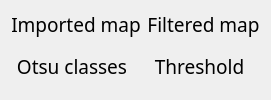
        <widget class="QWidget" name="layoutWidget">
         <layout class="QVBoxLayout" name="verticalLayout_8">
          <item>
           <layout class="QHBoxLayout" name="horizontalLayout_5">
            <item>
             <layout class="QVBoxLayout" name="verticalLayout">
              <item>
               <widget class="QLabel" name="label_CurrentStack">
                <property name="sizePolicy">
                 <sizepolicy hsizetype="MinimumExpanding" vsizetype="Preferred">
                  <horstretch>0</horstretch>
                  <verstretch>0</verstretch>
                 </sizepolicy>
                </property>
                <property name="minimumSize">
                 <size>
                  <width>112</width>
                  <height>0</height>
                 </size>
                </property>
                <property name="palette">
                 <palette>
                  <active>
                   <colorrole role="WindowText">
                    <brush brushstyle="SolidPattern">
                     <color alpha="255">
                      <red>0</red>
                      <green>0</green>
                      <blue>0</blue>
                     </color>
                    </brush>
                   </colorrole>
                   <colorrole role="Button">
                    <brush brushstyle="SolidPattern">
                     <color alpha="255">
                      <red>253</red>
                      <green>249</green>
                      <blue>248</blue>
                     </color>
                    </brush>
                   </colorrole>
                   <colorrole role="Text">
                    <brush brushstyle="SolidPattern">
                     <color alpha="255">
                      <red>0</red>
                      <green>0</green>
                      <blue>0</blue>
                     </color>
                    </brush>
                   </colorrole>
                   <colorrole role="ButtonText">
                    <brush brushstyle="SolidPattern">
                     <color alpha="255">
                      <red>0</red>
                      <green>0</green>
                      <blue>0</blue>
                     </color>
                    </brush>
                   </colorrole>
                   <colorrole role="Base">
                    <brush brushstyle="SolidPattern">
                     <color alpha="255">
                      <red>253</red>
                      <green>249</green>
                      <blue>248</blue>
                     </color>
                    </brush>
                   </colorrole>
                   <colorrole role="Window">
                    <brush brushstyle="SolidPattern">
                     <color alpha="255">
                      <red>253</red>
                      <green>249</green>
                      <blue>248</blue>
                     </color>
                    </brush>
                   </colorrole>
                  </active>
                  <inactive>
                   <colorrole role="WindowText">
                    <brush brushstyle="SolidPattern">
                     <color alpha="255">
                      <red>0</red>
                      <green>0</green>
                      <blue>0</blue>
                     </color>
                    </brush>
                   </colorrole>
                   <colorrole role="Button">
                    <brush brushstyle="SolidPattern">
                     <color alpha="255">
                      <red>253</red>
                      <green>249</green>
                      <blue>248</blue>
                     </color>
                    </brush>
                   </colorrole>
                   <colorrole role="Text">
                    <brush brushstyle="SolidPattern">
                     <color alpha="255">
                      <red>0</red>
                      <green>0</green>
                      <blue>0</blue>
                     </color>
                    </brush>
                   </colorrole>
                   <colorrole role="ButtonText">
                    <brush brushstyle="SolidPattern">
                     <color alpha="255">
                      <red>0</red>
                      <green>0</green>
                      <blue>0</blue>
                     </color>
                    </brush>
                   </colorrole>
                   <colorrole role="Base">
                    <brush brushstyle="SolidPattern">
                     <color alpha="255">
                      <red>253</red>
                      <green>249</green>
                      <blue>248</blue>
                     </color>
                    </brush>
                   </colorrole>
                   <colorrole role="Window">
                    <brush brushstyle="SolidPattern">
                     <color alpha="255">
                      <red>253</red>
                      <green>249</green>
                      <blue>248</blue>
                     </color>
                    </brush>
                   </colorrole>
                  </inactive>
                  <disabled>
                   <colorrole role="WindowText">
                    <brush brushstyle="SolidPattern">
                     <color alpha="255">
                      <red>0</red>
                      <green>0</green>
                      <blue>0</blue>
                     </color>
                    </brush>
                   </colorrole>
                   <colorrole role="Button">
                    <brush brushstyle="SolidPattern">
                     <color alpha="255">
                      <red>253</red>
                      <green>249</green>
                      <blue>248</blue>
                     </color>
                    </brush>
                   </colorrole>
                   <colorrole role="Text">
                    <brush brushstyle="SolidPattern">
                     <color alpha="255">
                      <red>0</red>
                      <green>0</green>
                      <blue>0</blue>
                     </color>
                    </brush>
                   </colorrole>
                   <colorrole role="ButtonText">
                    <brush brushstyle="SolidPattern">
                     <color alpha="255">
                      <red>0</red>
                      <green>0</green>
                      <blue>0</blue>
                     </color>
                    </brush>
                   </colorrole>
                   <colorrole role="Base">
                    <brush brushstyle="SolidPattern">
                     <color alpha="255">
                      <red>253</red>
                      <green>249</green>
                      <blue>248</blue>
                     </color>
                    </brush>
                   </colorrole>
                   <colorrole role="Window">
                    <brush brushstyle="SolidPattern">
                     <color alpha="255">
                      <red>253</red>
                      <green>249</green>
                      <blue>248</blue>
                     </color>
                    </brush>
                   </colorrole>
                  </disabled>
                 </palette>
                </property>
                <property name="font">
                 <font>
                  <family>Noto Sans Cond</family>
                  <pointsize>14</pointsize>
                  <weight>50</weight>
                  <italic>false</italic>
                  <bold>false</bold>
                 </font>
                </property>
                <property name="styleSheet">
                 <string notr="true"/>
                </property>
                <property name="lineWidth">
                 <number>1</number>
                </property>
                <property name="midLineWidth">
                 <number>0</number>
                </property>
                <property name="text">
                 <string>Imported map</string>
                </property>
                <property name="scaledContents">
                 <bool>false</bool>
                </property>
                <property name="alignment">
                 <set>Qt::AlignCenter</set>
                </property>
               </widget>
              </item>
              <item>
               <widget class="ImageView" name="KADSeries" native="true">
                <property name="sizePolicy">
                 <sizepolicy hsizetype="MinimumExpanding" vsizetype="Preferred">
                  <horstretch>0</horstretch>
                  <verstretch>0</verstretch>
                 </sizepolicy>
                </property>
               </widget>
              </item>
             </layout>
            </item>
            <item>
             <layout class="QVBoxLayout" name="verticalLayout_2">
              <item>
               <widget class="QLabel" name="label_CurrentStack_2">
                <property name="sizePolicy">
                 <sizepolicy hsizetype="MinimumExpanding" vsizetype="Preferred">
                  <horstretch>0</horstretch>
                  <verstretch>0</verstretch>
                 </sizepolicy>
                </property>
                <property name="minimumSize">
                 <size>
                  <width>112</width>
                  <height>0</height>
                 </size>
                </property>
                <property name="palette">
                 <palette>
                  <active>
                   <colorrole role="WindowText">
                    <brush brushstyle="SolidPattern">
                     <color alpha="255">
                      <red>0</red>
                      <green>0</green>
                      <blue>0</blue>
                     </color>
                    </brush>
                   </colorrole>
                   <colorrole role="Button">
                    <brush brushstyle="SolidPattern">
                     <color alpha="255">
                      <red>253</red>
                      <green>249</green>
                      <blue>248</blue>
                     </color>
                    </brush>
                   </colorrole>
                   <colorrole role="Text">
                    <brush brushstyle="SolidPattern">
                     <color alpha="255">
                      <red>0</red>
                      <green>0</green>
                      <blue>0</blue>
                     </color>
                    </brush>
                   </colorrole>
                   <colorrole role="ButtonText">
                    <brush brushstyle="SolidPattern">
                     <color alpha="255">
                      <red>0</red>
                      <green>0</green>
                      <blue>0</blue>
                     </color>
                    </brush>
                   </colorrole>
                   <colorrole role="Base">
                    <brush brushstyle="SolidPattern">
                     <color alpha="255">
                      <red>253</red>
                      <green>249</green>
                      <blue>248</blue>
                     </color>
                    </brush>
                   </colorrole>
                   <colorrole role="Window">
                    <brush brushstyle="SolidPattern">
                     <color alpha="255">
                      <red>253</red>
                      <green>249</green>
                      <blue>248</blue>
                     </color>
                    </brush>
                   </colorrole>
                  </active>
                  <inactive>
                   <colorrole role="WindowText">
                    <brush brushstyle="SolidPattern">
                     <color alpha="255">
                      <red>0</red>
                      <green>0</green>
                      <blue>0</blue>
                     </color>
                    </brush>
                   </colorrole>
                   <colorrole role="Button">
                    <brush brushstyle="SolidPattern">
                     <color alpha="255">
                      <red>253</red>
                      <green>249</green>
                      <blue>248</blue>
                     </color>
                    </brush>
                   </colorrole>
                   <colorrole role="Text">
                    <brush brushstyle="SolidPattern">
                     <color alpha="255">
                      <red>0</red>
                      <green>0</green>
                      <blue>0</blue>
                     </color>
                    </brush>
                   </colorrole>
                   <colorrole role="ButtonText">
                    <brush brushstyle="SolidPattern">
                     <color alpha="255">
                      <red>0</red>
                      <green>0</green>
                      <blue>0</blue>
                     </color>
                    </brush>
                   </colorrole>
                   <colorrole role="Base">
                    <brush brushstyle="SolidPattern">
                     <color alpha="255">
                      <red>253</red>
                      <green>249</green>
                      <blue>248</blue>
                     </color>
                    </brush>
                   </colorrole>
                   <colorrole role="Window">
                    <brush brushstyle="SolidPattern">
                     <color alpha="255">
                      <red>253</red>
                      <green>249</green>
                      <blue>248</blue>
                     </color>
                    </brush>
                   </colorrole>
                  </inactive>
                  <disabled>
                   <colorrole role="WindowText">
                    <brush brushstyle="SolidPattern">
                     <color alpha="255">
                      <red>0</red>
                      <green>0</green>
                      <blue>0</blue>
                     </color>
                    </brush>
                   </colorrole>
                   <colorrole role="Button">
                    <brush brushstyle="SolidPattern">
                     <color alpha="255">
                      <red>253</red>
                      <green>249</green>
                      <blue>248</blue>
                     </color>
                    </brush>
                   </colorrole>
                   <colorrole role="Text">
                    <brush brushstyle="SolidPattern">
                     <color alpha="255">
                      <red>0</red>
                      <green>0</green>
                      <blue>0</blue>
                     </color>
                    </brush>
                   </colorrole>
                   <colorrole role="ButtonText">
                    <brush brushstyle="SolidPattern">
                     <color alpha="255">
                      <red>0</red>
                      <green>0</green>
                      <blue>0</blue>
                     </color>
                    </brush>
                   </colorrole>
                   <colorrole role="Base">
                    <brush brushstyle="SolidPattern">
                     <color alpha="255">
                      <red>253</red>
                      <green>249</green>
                      <blue>248</blue>
                     </color>
                    </brush>
                   </colorrole>
                   <colorrole role="Window">
                    <brush brushstyle="SolidPattern">
                     <color alpha="255">
                      <red>253</red>
                      <green>249</green>
                      <blue>248</blue>
                     </color>
                    </brush>
                   </colorrole>
                  </disabled>
                 </palette>
                </property>
                <property name="font">
                 <font>
                  <family>Noto Sans Cond</family>
                  <pointsize>14</pointsize>
                  <weight>50</weight>
                  <italic>false</italic>
                  <bold>false</bold>
                 </font>
                </property>
                <property name="styleSheet">
                 <string notr="true"/>
                </property>
                <property name="lineWidth">
                 <number>1</number>
                </property>
                <property name="midLineWidth">
                 <number>0</number>
                </property>
                <property name="text">
                 <string>Filtered map</string>
                </property>
                <property name="scaledContents">
                 <bool>false</bool>
                </property>
                <property name="alignment">
                 <set>Qt::AlignCenter</set>
                </property>
               </widget>
              </item>
              <item>
               <widget class="ImageView" name="FiltKADSeries" native="true">
                <property name="sizePolicy">
                 <sizepolicy hsizetype="MinimumExpanding" vsizetype="Preferred">
                  <horstretch>0</horstretch>
                  <verstretch>0</verstretch>
                 </sizepolicy>
                </property>
               </widget>
              </item>
             </layout>
            </item>
           </layout>
          </item>
          <item>
           <layout class="QHBoxLayout" name="horizontalLayout_9">
            <item>
             <layout class="QVBoxLayout" name="verticalLayout_5">
              <item>
               <widget class="QLabel" name="Otsu1_label">
                <property name="sizePolicy">
                 <sizepolicy hsizetype="MinimumExpanding" vsizetype="Preferred">
                  <horstretch>0</horstretch>
                  <verstretch>0</verstretch>
                 </sizepolicy>
                </property>
                <property name="minimumSize">
                 <size>
                  <width>112</width>
                  <height>0</height>
                 </size>
                </property>
                <property name="palette">
                 <palette>
                  <active>
                   <colorrole role="WindowText">
                    <brush brushstyle="SolidPattern">
                     <color alpha="255">
                      <red>0</red>
                      <green>0</green>
                      <blue>0</blue>
                     </color>
                    </brush>
                   </colorrole>
                   <colorrole role="Button">
                    <brush brushstyle="SolidPattern">
                     <color alpha="255">
                      <red>253</red>
                      <green>249</green>
                      <blue>248</blue>
                     </color>
                    </brush>
                   </colorrole>
                   <colorrole role="Text">
                    <brush brushstyle="SolidPattern">
                     <color alpha="255">
                      <red>0</red>
                      <green>0</green>
                      <blue>0</blue>
                     </color>
                    </brush>
                   </colorrole>
                   <colorrole role="ButtonText">
                    <brush brushstyle="SolidPattern">
                     <color alpha="255">
                      <red>0</red>
                      <green>0</green>
                      <blue>0</blue>
                     </color>
                    </brush>
                   </colorrole>
                   <colorrole role="Base">
                    <brush brushstyle="SolidPattern">
                     <color alpha="255">
                      <red>253</red>
                      <green>249</green>
                      <blue>248</blue>
                     </color>
                    </brush>
                   </colorrole>
                   <colorrole role="Window">
                    <brush brushstyle="SolidPattern">
                     <color alpha="255">
                      <red>253</red>
                      <green>249</green>
                      <blue>248</blue>
                     </color>
                    </brush>
                   </colorrole>
                  </active>
                  <inactive>
                   <colorrole role="WindowText">
                    <brush brushstyle="SolidPattern">
                     <color alpha="255">
                      <red>0</red>
                      <green>0</green>
                      <blue>0</blue>
                     </color>
                    </brush>
                   </colorrole>
                   <colorrole role="Button">
                    <brush brushstyle="SolidPattern">
                     <color alpha="255">
                      <red>253</red>
                      <green>249</green>
                      <blue>248</blue>
                     </color>
                    </brush>
                   </colorrole>
                   <colorrole role="Text">
                    <brush brushstyle="SolidPattern">
                     <color alpha="255">
                      <red>0</red>
                      <green>0</green>
                      <blue>0</blue>
                     </color>
                    </brush>
                   </colorrole>
                   <colorrole role="ButtonText">
                    <brush brushstyle="SolidPattern">
                     <color alpha="255">
                      <red>0</red>
                      <green>0</green>
                      <blue>0</blue>
                     </color>
                    </brush>
                   </colorrole>
                   <colorrole role="Base">
                    <brush brushstyle="SolidPattern">
                     <color alpha="255">
                      <red>253</red>
                      <green>249</green>
                      <blue>248</blue>
                     </color>
                    </brush>
                   </colorrole>
                   <colorrole role="Window">
                    <brush brushstyle="SolidPattern">
                     <color alpha="255">
                      <red>253</red>
                      <green>249</green>
                      <blue>248</blue>
                     </color>
                    </brush>
                   </colorrole>
                  </inactive>
                  <disabled>
                   <colorrole role="WindowText">
                    <brush brushstyle="SolidPattern">
                     <color alpha="255">
                      <red>0</red>
                      <green>0</green>
                      <blue>0</blue>
                     </color>
                    </brush>
                   </colorrole>
                   <colorrole role="Button">
                    <brush brushstyle="SolidPattern">
                     <color alpha="255">
                      <red>253</red>
                      <green>249</green>
                      <blue>248</blue>
                     </color>
                    </brush>
                   </colorrole>
                   <colorrole role="Text">
                    <brush brushstyle="SolidPattern">
                     <color alpha="255">
                      <red>0</red>
                      <green>0</green>
                      <blue>0</blue>
                     </color>
                    </brush>
                   </colorrole>
                   <colorrole role="ButtonText">
                    <brush brushstyle="SolidPattern">
                     <color alpha="255">
                      <red>0</red>
                      <green>0</green>
                      <blue>0</blue>
                     </color>
                    </brush>
                   </colorrole>
                   <colorrole role="Base">
                    <brush brushstyle="SolidPattern">
                     <color alpha="255">
                      <red>253</red>
                      <green>249</green>
                      <blue>248</blue>
                     </color>
                    </brush>
                   </colorrole>
                   <colorrole role="Window">
                    <brush brushstyle="SolidPattern">
                     <color alpha="255">
                      <red>253</red>
                      <green>249</green>
                      <blue>248</blue>
                     </color>
                    </brush>
                   </colorrole>
                  </disabled>
                 </palette>
                </property>
                <property name="font">
                 <font>
                  <family>Noto Sans Cond</family>
                  <pointsize>14</pointsize>
                  <weight>50</weight>
                  <italic>false</italic>
                  <bold>false</bold>
                 </font>
                </property>
                <property name="styleSheet">
                 <string notr="true"/>
                </property>
                <property name="lineWidth">
                 <number>1</number>
                </property>
                <property name="midLineWidth">
                 <number>0</number>
                </property>
                <property name="text">
                 <string>Otsu classes</string>
                </property>
                <property name="scaledContents">
                 <bool>false</bool>
                </property>
                <property name="alignment">
                 <set>Qt::AlignCenter</set>
                </property>
               </widget>
              </item>
              <item>
               <widget class="ImageView" name="Otsu1Series" native="true">
                <property name="sizePolicy">
                 <sizepolicy hsizetype="MinimumExpanding" vsizetype="Preferred">
                  <horstretch>0</horstretch>
                  <verstretch>0</verstretch>
                 </sizepolicy>
                </property>
               </widget>
              </item>
             </layout>
            </item>
            <item>
             <layout class="QVBoxLayout" name="verticalLayout_6">
              <item>
               <widget class="QLabel" name="label_CurrentStack_4">
                <property name="sizePolicy">
                 <sizepolicy hsizetype="MinimumExpanding" vsizetype="Preferred">
                  <horstretch>0</horstretch>
                  <verstretch>0</verstretch>
                 </sizepolicy>
                </property>
                <property name="minimumSize">
                 <size>
                  <width>112</width>
                  <height>0</height>
                 </size>
                </property>
                <property name="palette">
                 <palette>
                  <active>
                   <colorrole role="WindowText">
                    <brush brushstyle="SolidPattern">
                     <color alpha="255">
                      <red>0</red>
                      <green>0</green>
                      <blue>0</blue>
                     </color>
                    </brush>
                   </colorrole>
                   <colorrole role="Button">
                    <brush brushstyle="SolidPattern">
                     <color alpha="255">
                      <red>253</red>
                      <green>249</green>
                      <blue>248</blue>
                     </color>
                    </brush>
                   </colorrole>
                   <colorrole role="Text">
                    <brush brushstyle="SolidPattern">
                     <color alpha="255">
                      <red>0</red>
                      <green>0</green>
                      <blue>0</blue>
                     </color>
                    </brush>
                   </colorrole>
                   <colorrole role="ButtonText">
                    <brush brushstyle="SolidPattern">
                     <color alpha="255">
                      <red>0</red>
                      <green>0</green>
                      <blue>0</blue>
                     </color>
                    </brush>
                   </colorrole>
                   <colorrole role="Base">
                    <brush brushstyle="SolidPattern">
                     <color alpha="255">
                      <red>253</red>
                      <green>249</green>
                      <blue>248</blue>
                     </color>
                    </brush>
                   </colorrole>
                   <colorrole role="Window">
                    <brush brushstyle="SolidPattern">
                     <color alpha="255">
                      <red>253</red>
                      <green>249</green>
                      <blue>248</blue>
                     </color>
                    </brush>
                   </colorrole>
                  </active>
                  <inactive>
                   <colorrole role="WindowText">
                    <brush brushstyle="SolidPattern">
                     <color alpha="255">
                      <red>0</red>
                      <green>0</green>
                      <blue>0</blue>
                     </color>
                    </brush>
                   </colorrole>
                   <colorrole role="Button">
                    <brush brushstyle="SolidPattern">
                     <color alpha="255">
                      <red>253</red>
                      <green>249</green>
                      <blue>248</blue>
                     </color>
                    </brush>
                   </colorrole>
                   <colorrole role="Text">
                    <brush brushstyle="SolidPattern">
                     <color alpha="255">
                      <red>0</red>
                      <green>0</green>
                      <blue>0</blue>
                     </color>
                    </brush>
                   </colorrole>
                   <colorrole role="ButtonText">
                    <brush brushstyle="SolidPattern">
                     <color alpha="255">
                      <red>0</red>
                      <green>0</green>
                      <blue>0</blue>
                     </color>
                    </brush>
                   </colorrole>
                   <colorrole role="Base">
                    <brush brushstyle="SolidPattern">
                     <color alpha="255">
                      <red>253</red>
                      <green>249</green>
                      <blue>248</blue>
                     </color>
                    </brush>
                   </colorrole>
                   <colorrole role="Window">
                    <brush brushstyle="SolidPattern">
                     <color alpha="255">
                      <red>253</red>
                      <green>249</green>
                      <blue>248</blue>
                     </color>
                    </brush>
                   </colorrole>
                  </inactive>
                  <disabled>
                   <colorrole role="WindowText">
                    <brush brushstyle="SolidPattern">
                     <color alpha="255">
                      <red>0</red>
                      <green>0</green>
                      <blue>0</blue>
                     </color>
                    </brush>
                   </colorrole>
                   <colorrole role="Button">
                    <brush brushstyle="SolidPattern">
                     <color alpha="255">
                      <red>253</red>
                      <green>249</green>
                      <blue>248</blue>
                     </color>
                    </brush>
                   </colorrole>
                   <colorrole role="Text">
                    <brush brushstyle="SolidPattern">
                     <color alpha="255">
                      <red>0</red>
                      <green>0</green>
                      <blue>0</blue>
                     </color>
                    </brush>
                   </colorrole>
                   <colorrole role="ButtonText">
                    <brush brushstyle="SolidPattern">
                     <color alpha="255">
                      <red>0</red>
                      <green>0</green>
                      <blue>0</blue>
                     </color>
                    </brush>
                   </colorrole>
                   <colorrole role="Base">
                    <brush brushstyle="SolidPattern">
                     <color alpha="255">
                      <red>253</red>
                      <green>249</green>
                      <blue>248</blue>
                     </color>
                    </brush>
                   </colorrole>
                   <colorrole role="Window">
                    <brush brushstyle="SolidPattern">
                     <color alpha="255">
                      <red>253</red>
                      <green>249</green>
                      <blue>248</blue>
                     </color>
                    </brush>
                   </colorrole>
                  </disabled>
                 </palette>
                </property>
                <property name="font">
                 <font>
                  <family>Noto Sans Cond</family>
                  <pointsize>14</pointsize>
                  <weight>50</weight>
                  <italic>false</italic>
                  <bold>false</bold>
                 </font>
                </property>
                <property name="styleSheet">
                 <string notr="true"/>
                </property>
                <property name="lineWidth">
                 <number>1</number>
                </property>
                <property name="midLineWidth">
                 <number>0</number>
                </property>
                <property name="text">
                 <string>Threshold</string>
                </property>
                <property name="scaledContents">
                 <bool>false</bool>
                </property>
                <property name="alignment">
                 <set>Qt::AlignCenter</set>
                </property>
               </widget>
              </item>
              <item>
               <widget class="ImageView" name="Binary1Series" native="true">
                <property name="sizePolicy">
                 <sizepolicy hsizetype="MinimumExpanding" vsizetype="Preferred">
                  <horstretch>0</horstretch>
                  <verstretch>0</verstretch>
                 </sizepolicy>
                </property>
               </widget>
              </item>
             </layout>
            </item>
           </layout>
          </item>
         </layout>
        </widget>
